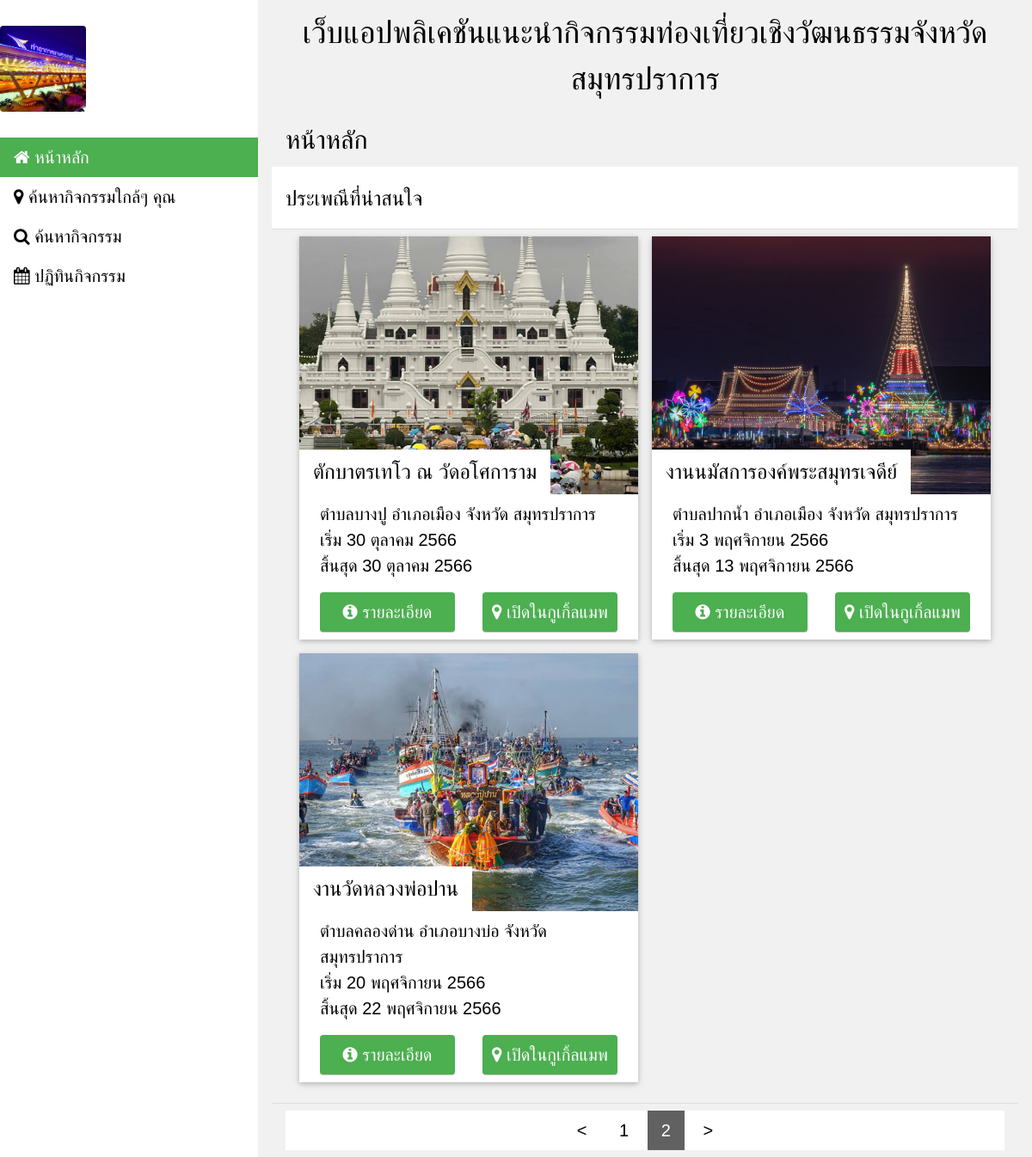
The page /travel_fe/index.php?page_number=1 on the database its author committed.
### tables this page shows
CREATE TABLE `table_event` (
  `ev_id` int(11) UNSIGNED NOT NULL,
  `ev_name` text NOT NULL,
  `ev_desc` longtext NOT NULL,
  `ev_date_beg` date NOT NULL,
  `ev_date_end` date NOT NULL,
  `ev_day_beg` tinyint(3) UNSIGNED NOT NULL,
  `ev_month_beg` tinyint(3) UNSIGNED NOT NULL,
  `ev_day_end` tinyint(3) UNSIGNED NOT NULL,
  `ev_month_end` tinyint(3) UNSIGNED NOT NULL,
  `ev_day_type` enum('sun','moon') NOT NULL DEFAULT 'sun',
  `ev_img_list` text NOT NULL,
  `ev_ref_place_id` int(11) UNSIGNED NOT NULL,
  `ev_origin` int(11) UNSIGNED NOT NULL
);

CREATE TABLE `table_local` (
  `lc_id` int(11) NOT NULL,
  `lc_tumbol` tinytext NOT NULL,
  `lc_province` tinytext NOT NULL,
  `lc_amphoe` tinytext NOT NULL
);

### travel_fe/date_helper.php (called while the page is built, shortened)
<?php
function dateThai($strDate){
	$strYear = date("Y",strtotime($strDate)) + 543;
	$strMonth = date("n",strtotime($strDate)) - 1;
	$strDay = date("j",strtotime($strDate));
	$MONTH_ENUM_THAI = [
	"มกราคม",
	"กุมภาพันธ์",
	"มีนาคม",
	"เมษายน",
	"พฤษภาคม",
	"มิถุนายน",
	"กรกฏาคม",
	"สิงหาคม",
	"กันยายน",
	"ตุลาคม",
	"พฤศจิกายน",
	"ธันวาคม"
];
	$strMonthTxt = $MONTH_ENUM_THAI[$strMonth];
	return "$strDay $strMonthTxt $strYear";
}
?>

### travel_fe/homepage/index.php (the view, shortened to what this page needs)
<?php
$page_number = 0;
$show_count = 4;
if(isset($_GET["page_number"])){
  $page_number = $_GET["page_number"];
}
$clen = $conn->query("SELECT Count(*) As CountRes FROM table_event INNER JOIN table_place ON pl_id = ev_ref_place_id WHERE DATE(ev_date_beg) >= NOW()")->fetch_all(MYSQLI_ASSOC)[0]["CountRes"];
$clen_padded = ceil($clen / $show_count);
$page_num_prev = max($page_number - 1,0);
$page_num_next = min($page_number + 1,$clen_padded - 1);
$stmt = $conn->prepare("SELECT * FROM table_event  INNER JOIN table_place ON pl_id = ev_ref_place_id INNER JOIN table_local ON lc_id = pl_amphoe WHERE DATE(ev_date_beg) >= NOW() OR NOW() BETWEEN DATE(ev_date_beg) AND DATE(ev_date_end) ORDER BY ev_date_beg ASC LIMIT ?,?");
$real_page_number = $page_number * $show_count;
$stmt->bind_param("ii",$real_page_number,$show_count);
$stmt->execute();
$result1 = $stmt->get_result();
$google_map_ext_url = "https://www.google.com/maps/place/";
?>
<div class="">
  <div class="w3-container">
    <h2>หน้าหลัก</h2>
  </div>
  <ul class="w3-ul" id="dom_main_ul">
    <?php if($result1 && $result1->num_rows > 0){?>
      <li class="w3-white">
        <h3> ประเพณีที่น่าสนใจ </h3>
      </li>
      <li>
        <div class="w3-row-padding" >
          <?php
          while($rows = $result1->fetch_assoc()){
            $t_id = $rows["ev_id"];
            $t_name = $rows["ev_name"];
            $t_img = explode(",",$rows["ev_img_list"])[0];
            $t_sdate = $rows["ev_date_beg"];
            $t_edate = $rows["ev_date_end"];
            $pl_geo_lat = $rows["pl_geo_lat"];
            $pl_geo_lon = $rows["pl_geo_lon"];
            $lc_named  = namedAuthorized($rows["lc_province"],$rows["lc_amphoe"],$rows["lc_tumbol"]);
            ?>
            <div class="w3-half w3-content w3-margin-bottom w3-animate-left" >
              <div class="w3-card w3-text-white w3-black">
              <div class="w3-display-container w3-text-right w3-tooltip">
                  <img src="<?=$t_img;?>" style="width:100%; height:300px; object-fit: cover;" class="">
                  <div class="w3-xlarge w3-display-bottomleft w3-padding w3-white" style="white-space:nowrap; text-overflow: ellipsis; overflow:hidden;">
                    <?=$t_name;?>
                  </div>
              </div>
              <div class="w3-display-container w3-white w3-text">
                    <div class="w3-row-padding">
                       <div class="w3-full w3-padding">
                        <?=$lc_named;?> <br>
                        เริ่ม <?=dateThai($t_sdate);?> <br>
                        สิ้นสุด <?=dateThai($t_edate);?> <br>
                      </div>
                      <div class="w3-half w3-padding">
                        <a href="./index.php?pageName=article&articleid=<?=$t_id;?>" class="w3-input w3-button w3-green w3-round">
                          <i class="fa fa-info-circle"></i>
                          รายละเอียด
                        </a>
                      </div>
                      <div class="w3-half w3-padding">
                        <a href="<?=$google_map_ext_url.$pl_geo_lat.",".$pl_geo_lon?>" class="w3-input w3-button w3-green w3-round" target="new">
                          <i class="fa fa-map-marker"></i>
                          เปิดในกูเกิ้ลแมพ
                        </a>
                      </div>
                    </div>
                  </div>
              </div>
            </div>
            <?php
          }
          ?>
        </div>
      </li>
    <?php }?>
    <li>
      <div class="w3-bar w3-white w3-center">
        <a href="./index.php?page_number=<?=$page_num_prev;?>" class="w3-button"> &lt; </a>
        <?php
        for ($i = 0 ; $i < $clen_padded ; $i++)
        {
         ?>
         <a href="./index.php?page_number=<?=$i;?>" class="w3-button <?php if($i == $page_number)echo "w3-dark-grey";?>"> <?=$i + 1;?></a>
         <?php
       }
       ?>
       <a href="./index.php?page_number=<?=$page_num_next;?>" class="w3-button"> &gt; </a>
     </div>
   </li>
 </ul>
</div>

### travel_fe/css/w3.css (style rules this page uses)
*,*:before,*:after { box-sizing:inherit }
html { -ms-text-size-adjust:100%;-webkit-text-size-adjust:100% }
body { margin:0 }
a { background-color:transparent }
img { border-style:none }
html,body { font-family:Verdana,sans-serif;font-size:15px;line-height:1.5 }
html { overflow-x:hidden }
h2 { font-size:30px }
h3 { font-size:24px }
h1,h2,h3,h4,h5,h6 { font-family:"Segoe UI",Arial,sans-serif;font-weight:400;margin:10px 0 }
img { vertical-align:middle }
a { color:inherit }
.w3-btn,.w3-button { border:none;display:inline-block;padding:8px 16px;vertical-align:middle;overflow:hidden;text-decoration:none;color:inherit;background-color:inherit;text-align:center;cursor:pointer;white-space:nowrap }
.w3-btn,.w3-button { -webkit-touch-callout:none;-webkit-user-select:none;-khtml-user-select:none;-moz-user-select:none;-ms-user-select:none;user-select:none }
.w3-ul { list-style-type:none;padding:0;margin:0 }
.w3-ul li { padding:8px 16px;border-bottom:1px solid #ddd }
.w3-ul li:last-child { border-bottom:none }
.w3-tooltip,.w3-display-container { position:relative }
.w3-input { padding:8px;display:block;border:none;border-bottom:1px solid #ccc;width:100% }
.w3-bar { width:100%;overflow:hidden }
.w3-bar .w3-button { white-space:normal }
.w3-container:after,.w3-container:before,.w3-panel:after,.w3-panel:before,.w3-row:after,.w3-row:before,.w3-row-padding:after,.w3-row-padding:before, .w3-cell-row:before,.w3-cell-row:after,.w3-clear:after,.w3-clear:before,.w3-bar:before,.w3-bar:after { content:"";display:table;clear:both }
.w3-col,.w3-half,.w3-third,.w3-twothird,.w3-threequarter,.w3-quarter { float:left;width:100% }
@media (min-width:601px) { .w3-col.m6,.w3-half { width:49.99999% } }
.w3-content,.w3-auto { margin-left:auto;margin-right:auto }
.w3-content { max-width:980px }
.w3-display-bottomleft { position:absolute;left:0;bottom:0 }
.w3-round,.w3-round-medium { border-radius:4px }
.w3-row-padding,.w3-row-padding>.w3-half,.w3-row-padding>.w3-third,.w3-row-padding>.w3-twothird,.w3-row-padding>.w3-threequarter,.w3-row-padding>.w3-quarter,.w3-row-padding>.w3-col { padding:0 8px }
.w3-container,.w3-panel { padding:0.01em 16px }
.w3-card,.w3-card-2 { box-shadow:0 2px 5px 0 rgba(0,0,0,0.16),0 2px 10px 0 rgba(0,0,0,0.12) }
.w3-animate-left { position:relative;animation:animateleft 0.4s }
.w3-xlarge { font-size:24px!important }
.w3-center { text-align:center!important }
.w3-margin-bottom { margin-bottom:16px!important }
.w3-padding { padding:8px 16px!important }
.w3-green,.w3-hover-green:hover { color:#fff!important;background-color:#4CAF50!important }
.w3-white,.w3-hover-white:hover { color:#000!important;background-color:#fff!important }
.w3-black,.w3-hover-black:hover { color:#fff!important;background-color:#000!important }
.w3-light-grey,.w3-hover-light-grey:hover,.w3-light-gray,.w3-hover-light-gray:hover { color:#000!important;background-color:#f1f1f1!important }
.w3-dark-grey,.w3-hover-dark-grey:hover,.w3-dark-gray,.w3-hover-dark-gray:hover { color:#fff!important;background-color:#616161!important }
.w3-text-white,.w3-hover-text-white:hover { color:#fff!important }

### travel_fe/index.php (style rules this page uses)
* { font-size: 20px; }
body { margin:0px; }

### rows shown on the page
table_event: ev_img_list (picture), ev_name "ตักบาตรเทโว ณ วัดอโศการาม", table_local.lc_province+lc_amphoe+lc_tumbol "ตำบลบางปู อำเภอเมือง จังหวัด สมุทรปราการ", ev_date_beg "30 ตุลาคม 2566", ev_date_end "30 ตุลาคม 2566"
table_event: ev_img_list (picture), ev_name "งานนมัสการองค์พระสมุทรเจดีย์", table_local.lc_province+lc_amphoe+lc_tumbol "ตำบลปากน้ำ อำเภอเมือง จังหวัด สมุทรปราการ", ev_date_beg "3 พฤศจิกายน 2566", ev_date_end "13 พฤศจิกายน 2566"
table_event: ev_img_list (picture), ev_name "งานวัดหลวงพ่อปาน", table_local.lc_province+lc_amphoe+lc_tumbol "ตำบลคลองด่าน อำเภอบางบ่อ จังหวัด สมุทรปราการ", ev_date_beg "20 พฤศจิกายน 2566", ev_date_end "22 พฤศจิกายน 2566"
